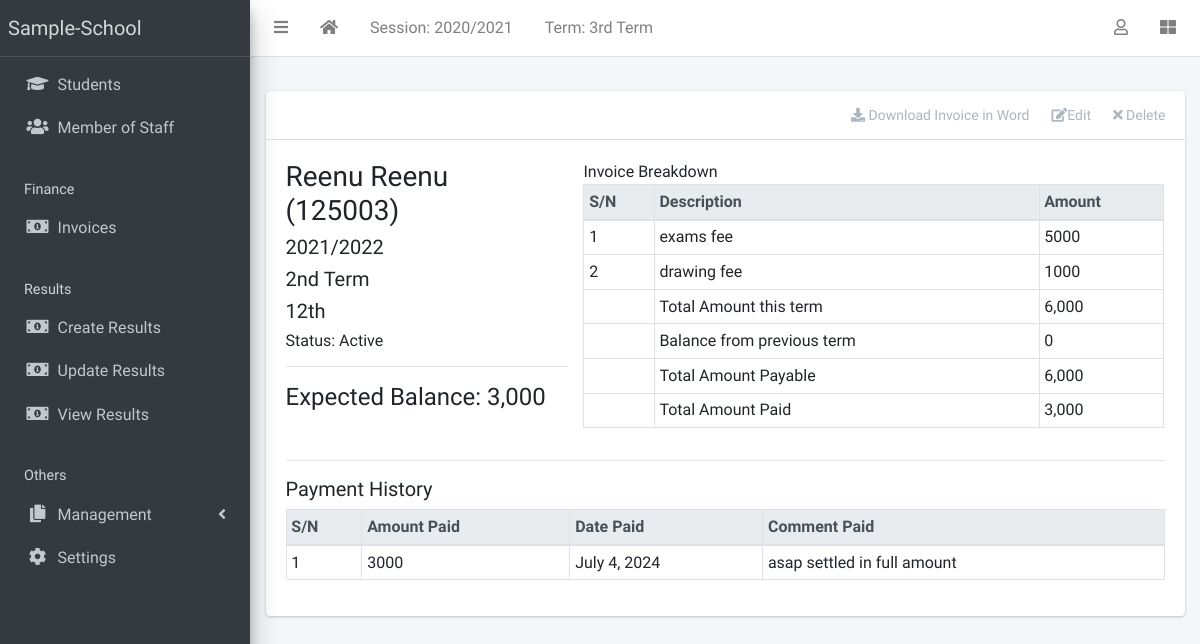
The app's page /finance/7/detail/ (signed in) with its own data.
### apps/corecode/models.py (models this page shows)
class AcademicSession(models.Model):
    name = models.CharField(max_length=200, unique=True)
    current = models.BooleanField(default=True)
    class Meta:
        ordering = ["-name"]
    def __str__(self):
        return self.name

class AcademicTerm(models.Model):
    name = models.CharField(max_length=20, unique=True)
    current = models.BooleanField(default=True)
    class Meta:
        ordering = ["name"]
    def __str__(self):
        return self.name

class StudentClass(models.Model):
    name = models.CharField(max_length=200, unique=True)
    class Meta:
        verbose_name = "Class"
        verbose_name_plural = "Classes"
        ordering = ["name"]
    def __str__(self):
        return self.name

### apps/finance/models.py (models this page shows, shortened)
class Invoice(models.Model):
    student = models.ForeignKey(Student, on_delete=models.CASCADE)
    session = models.ForeignKey(AcademicSession, on_delete=models.CASCADE)
    term = models.ForeignKey(AcademicTerm, on_delete=models.CASCADE)
    class_for = models.ForeignKey(StudentClass, on_delete=models.CASCADE)
    balance_from_previous_term = models.IntegerField(default=0)
    status = models.CharField(
        max_length=20,
        choices=[("active", "Active"), ("closed", "Closed")],
        default="active",
    )
    passport = models.ImageField(upload_to='passports/', null=True, blank=True)
    class Meta:
        ordering = ["student", "term"]
    def __str__(self):
        return f"{self.student}"
    def balance(self):
        payable = self.total_amount_payable()
        paid = self.total_amount_paid()
        return payable - paid
    def amount_payable(self):
        items = InvoiceItem.objects.filter(invoice=self)
        total = 0
        for item in items:
            total += item.amount
        return total
    def total_amount_payable(self):
        return self.balance_from_previous_term + self.amount_payable()
    def total_amount_paid(self):
        receipts = Receipt.objects.filter(invoice=self)
        amount = 0
        for receipt in receipts:
            amount += receipt.amount_paid
        return amount

class InvoiceItem(models.Model):
    invoice = models.ForeignKey(Invoice, on_delete=models.CASCADE)
    description = models.CharField(max_length=200)
    amount = models.IntegerField()

class Receipt(models.Model):
    invoice = models.ForeignKey(Invoice, on_delete=models.CASCADE)
    amount_paid = models.IntegerField()
    date_paid = models.DateField(default=timezone.now)
    comment = models.CharField(max_length=200, blank=True)

### apps/students/models.py (models this page shows, shortened)
class Student(models.Model):
    STATUS_CHOICES = [("active", "Active"), ("inactive", "Inactive")]
    GENDER_CHOICES = [("male", "Male"), ("female", "Female")]
    current_status = models.CharField(
        max_length=10, choices=STATUS_CHOICES, default="active"
    )
    registration_number = models.CharField(max_length=200, unique=True)
    surname = models.CharField(max_length=200)
    firstname = models.CharField(max_length=200)
    other_name = models.CharField(max_length=200, blank=True)
    gender = models.CharField(max_length=10, choices=GENDER_CHOICES, default="male")
    date_of_birth = models.DateField(default=timezone.now)
    current_class = models.ForeignKey(
        StudentClass, on_delete=models.SET_NULL, blank=True, null=True
    )
    date_of_admission = models.DateField(default=timezone.now)
    mobile_num_regex = RegexValidator(
        regex="^[0-9]{10,15}$", message="Entered mobile number isn't in a right format!"
    )
    parent_mobile_number = models.CharField(
        validators=[mobile_num_regex], max_length=13, blank=True
    )
    address = models.TextField(blank=True)
    others = models.TextField(blank=True)
    passport = models.ImageField(blank=True, upload_to="students/passports/")
    class Meta:
        ordering = ["surname", "firstname", "other_name"]
    def __str__(self):
        return f"{self.surname} {self.firstname} {self.other_name} ({self.registration_number})"

### apps/finance/views.py (the view)
# urls.py: path("<int:pk>/detail/", InvoiceDetailView.as_view(), name="invoice-detail"),
class InvoiceDetailView(LoginRequiredMixin, DetailView):
    model = Invoice
    fields = "__all__"
    def get_context_data(self, **kwargs):
        context = super(InvoiceDetailView, self).get_context_data(**kwargs)
        context["receipts"] = Receipt.objects.filter(invoice=self.object)
        context["items"] = InvoiceItem.objects.filter(invoice=self.object)
        return context

### apps/corecode/context_processors.py (called while the page is built)
def site_defaults(request):
    current_session = AcademicSession.objects.get(current=True)
    current_term = AcademicTerm.objects.get(current=True)
    vals = SiteConfig.objects.all()
    contexts = {
        "current_session": current_session.name,
        "current_term": current_term.name,
    }
    for val in vals:
        contexts[val.key] = val.value
    return contexts

### apps/finance/templates/finance/invoice_detail.html (shortened to what this page needs)
{% extends 'base.html' %}
{% load humanize %}
{% load static %}
{% block content-header %}
<div class="card-header">
  <div class="card-tools">
    <a href="{% url 'download-invoice' object.id %}" class="btn btn-tool">
      <i class="fas fa-download"></i>
      Download Invoice in Word</a>
    <a href="{% url 'invoice-update' object.id %}" class="btn btn-tool">
      <i class="fas fa-edit"></i>Edit
    </a>
    <a href="{% url 'invoice-delete' object.id %}" class="btn btn-tool">
      <i class="fas fa-times"></i> Delete
    </a>
  </div>
</div>
{% endblock content-header %}
{% block content %}
<div class="row">
  <div class="col-sm-4">
    <h3>{{ object }} </h3>
    <h5>{{ object.session }} </h5>
    <h5>{{ object.term }} </h5>
    <h5>{{ object.class_for }} </h5>
    <h6>Status: {{ object.get_status_display }} </h6>
    <hr>
    <div>
      <h4>Expected Balance: {{ object.balance | intcomma }}</h4>
    </div>
  </div>
  <div class="col-sm-8">
    <table class="table table-sm table-bordered">
      <thead class="thead-light">
        <tr>
          <th>S/N</th>
          <th>Description</th>
          <th>Amount</th>
        </tr>
      </thead>
      <tbody>
        {% for item in items %}
        <tr>
          <td>{{ forloop.counter }} </td>
          <td>{{ item.description }} </td>
          <td>{{ item.amount }} </td>
        </tr>
        {% endfor %}
      </tbody>
      <tfoot>
        <tr>
          <td></td>
          <td>Total Amount this term</td>
          <td>{{ object.amount_payable | intcomma}}</td>
        </tr>
        <tr>
          <td></td>
          <td>Balance from previous term</td>
          <td>{{ object.balance_from_previous_term | intcomma }}</td>
        </tr>
        <tr>
          <td></td>
          <td>Total Amount Payable</td>
          <td>{{ object.total_amount_payable | intcomma}}</td>
        </tr>
        <tr>
          <td></td>
          <td>Total Amount Paid</td>
          <td>{{ object.total_amount_paid | intcomma}}</td>
        </tr>
      </tfoot>
    </table>
  </div>
</div>
<hr>
<h5>Payment History</h5>
<table class="table table-bordered table-sm">
  <thead class="thead-light">
    <tr>
      <th>S/N</th>
      <th>Amount Paid</th>
      <th>Date Paid</th>
      <th>Comment Paid</th>
    </tr>
  </thead>
  <tbody>
    {% for receipt in receipts %}
    <tr>
      <td>{{ forloop.counter }}</td>
      <td>{{ receipt.amount_paid}}</td>
      <td>{{ receipt.date_paid}}</td>
      <td>{{ receipt.comment}}</td>
    </tr>
    {% endfor %}
  </tbody>
</table>
{% endblock content %}

### templates/base.html (shortened to what this page needs)
{% load static %}
<!DOCTYPE html>
<html lang="en">
<head>
  <link rel="stylesheet" href="{% static 'plugins/fontawesome-free/css/all.min.css' %}">
  <link rel="stylesheet" href="{% static 'plugins/toastr/toastr.min.css' %}">
  <link rel="stylesheet"
    href="{% static 'plugins/overlayScrollbars/css/OverlayScrollbars.min.css' %}">
  <link rel="stylesheet" href="{% static 'plugins/Datatables/datatables.min.css' %}" />
  <link rel="stylesheet" href="{% static 'dist/css/adminlte.min.css' %}">
</head>
<body
  class="hold-transition sidebar-mini layout-fixed layout-navbar-fixed layout-footer-fixed">
  <div class="wrapper">
    <nav class="main-header navbar navbar-expand navbar-white navbar-light">
      <ul class="navbar-nav">
        <li class="nav-item">
          <a class="nav-link" data-widget="pushmenu" href="#" role="button"><i
              class="fas fa-bars"></i></a>
        </li>
        <li class="nav-item d-none d-sm-inline-block">
          <a href="{% url 'home' %} " class="nav-link"><i class="fa fa-home"></i></a>
        </li>
        <li class="nav-item d-none d-sm-inline-block">
          <a href="{% url 'current-session' %}" class="nav-link">Session: {{ current_session }}</a>
        </li>
        <li class="nav-item d-none d-sm-inline-block">
          <a href="{% url 'current-session' %}" class="nav-link">Term: {{ current_term }}</a>
        </li>
      </ul>
      <ul class="navbar-nav ml-auto">
        <li class="nav-item dropdown">
          <a class="nav-link" data-toggle="dropdown" href="#">
            <i class="far fa-user"></i>
          </a>
        </li>
        <li class="nav-item">
          <a class="nav-link" data-widget="control-sidebar" data-slide="true"
            href="#" role="button"><i class="fas fa-th-large"></i></a>
        </li>
      </ul>
    </nav>
    <aside class="main-sidebar sidebar-dark-primary elevation-4">
      <a href="{% url 'home' %}" class="brand-link">{{ School_name | default:"Sample-School" }}</a>
      <div class="sidebar">
        <nav class="mt-2">
          <ul class="nav nav-pills nav-sidebar flex-column"
            data-widget="treeview" role="menu" data-accordion="false">
            <li class="nav-item">
              <a href="{% url 'student-list' %}" class="nav-link">
                <i class="nav-icon fas fa-graduation-cap"></i>
                <p>
                  Students
                </p>
              </a>
            </li>
            <li class="nav-item">
              <a href="{% url 'staff-list' %}" class="nav-link">
                <i class="nav-icon fas fa-users"></i>
                <p>
                  Member of Staff
                </p>
              </a>
            </li>
            <li class="nav-header">Finance</li>
            <li class="nav-item">
              <a href="{% url 'invoice-list' %}" class="nav-link">
                <i class="nav-icon fas fa-money-bill-alt"></i>
                <p>
                  Invoices
                </p>
              </a>
            </li>
            <li class="nav-header">Results</li>
            <li class="nav-item">
              <a href="{% url 'create-result' %}" class="nav-link">
                <i class="nav-icon fas fa-money-bill-alt"></i>
                <p>
                  Create Results
                </p>
              </a>
            </li>
            <li class="nav-item">
              <a href="{% url 'edit-results' %}" class="nav-link">
                <i class="nav-icon fas fa-money-bill-alt"></i>
                <p>
                  Update Results
                </p>
              </a>
            </li>
            <li class="nav-item">
              <a href="{% url 'view-results' %}" class="nav-link">
                <i class="nav-icon fas fa-money-bill-alt"></i>
                <p>
                  View Results
                </p>
              </a>
            </li>
            <li class="nav-header">Others</li>
            <li class="nav-item has-treeview">
              <a href="#" class="nav-link">
                <i class="nav-icon fas fa-copy"></i>
                <p>
                  Management
                  <i class="fas fa-angle-left right"></i>
                </p>
              </a>
            </li>
            <li class="nav-item">
              <a href="{% url 'configs' %}" class="nav-link">
                <i class="nav-icon fas fa-cog"></i>
                <p>
                  Settings
                </p>
              </a>
            </li>
          </ul>
        </nav>
      </div>
    </aside>
    <div class="content-wrapper">
      <section class="content-header">
      </section>
      <section class="content">
        <div class="container-fluid">
          <div class="row">
            <div class="col-md-12">
              {% block fullcard %}
              <div class="card">
                {% block content-header %}{% endblock content-header %}
                <div class="card-body">
                  <div class="row">
                    <div class="col">
                      {% block content %}
                      {% endblock content %}
                    </div>
                  </div>
                </div>
              </div>
              {% endblock fullcard %}
            </div>
          </div>
        </div>
      </section>
    </div>
  </div>
</body>
</html>

### records on screen
AcademicSession: name "2020/2021"
AcademicTerm: name "3rd Term"
Invoice: student.registration_number "Reenu Reenu (125003)", session "2021/2022", term "2nd Term", class_for "12th", status "Active", balance "3,000", amount_payable "6,000", balance_from_previous_term "0", total_amount_payable "6,000", total_amount_paid "3,000"
InvoiceItem: description "exams fee", amount "5000"
InvoiceItem: description "drawing fee", amount "1000"
Receipt: amount_paid "3000", date_paid "July 4, 2024", comment "asap settled in full amount"

### other values on screen
{{ School_name | default:"Sample-School" }} "Sample-School"
